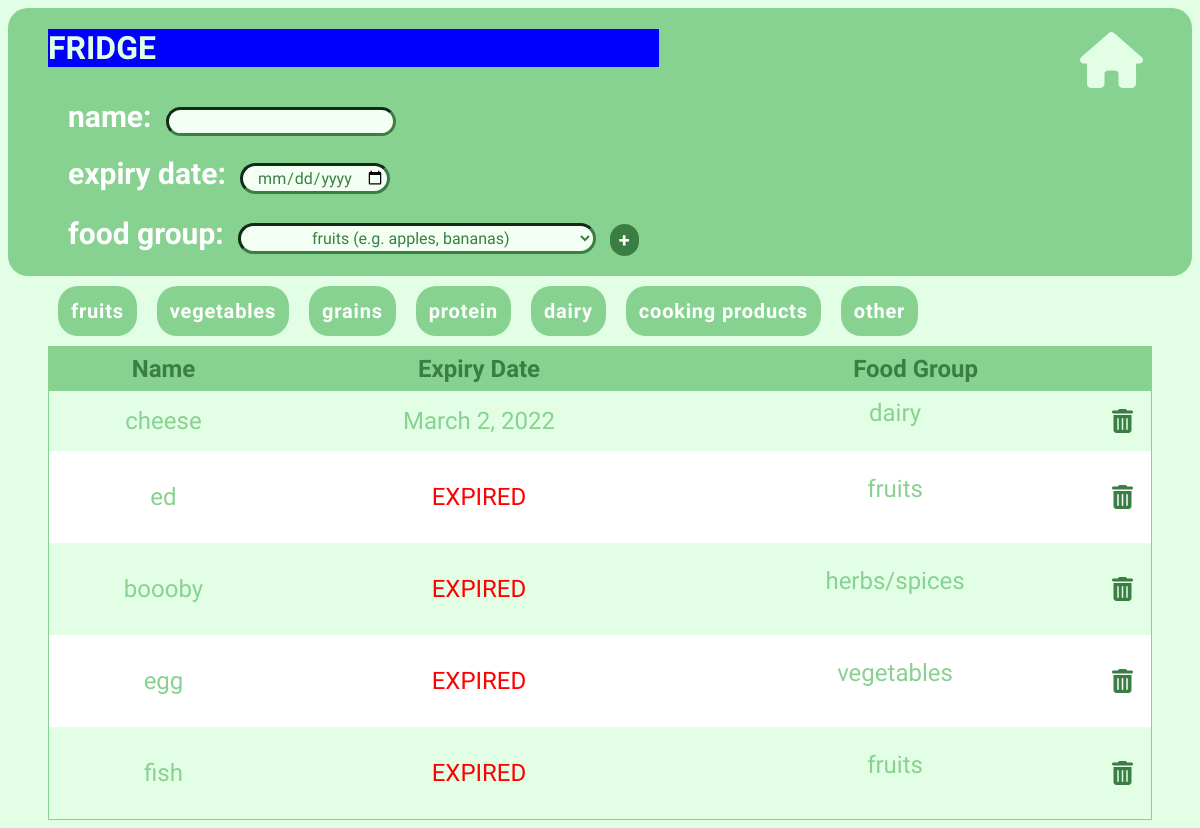
The app's page /fridge/, older data.
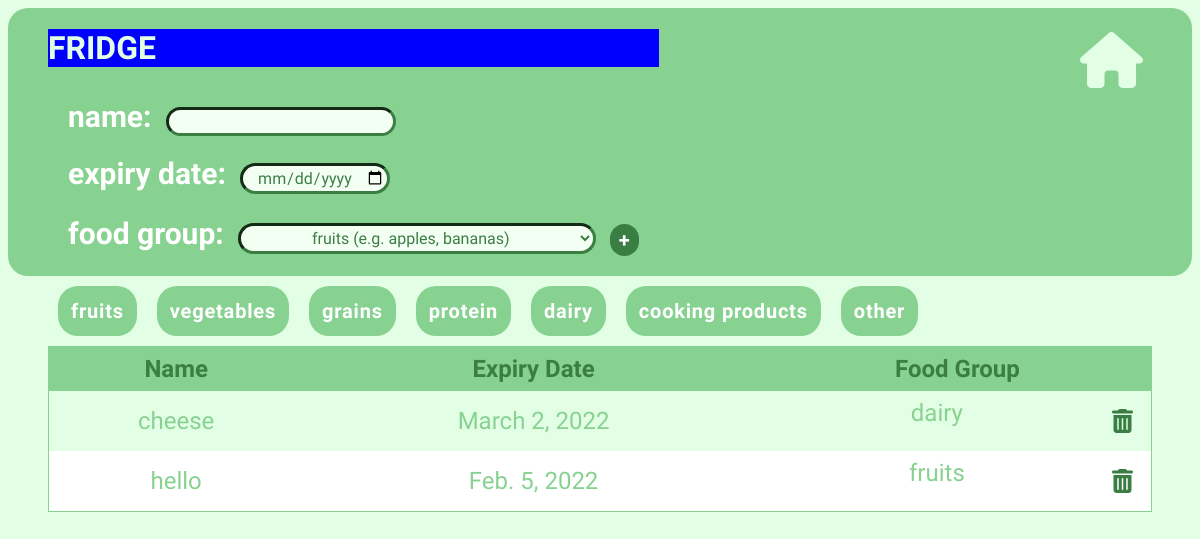
The same page, newer data.
### base/models.py (models this page shows, shortened)
class FoodItem(models.Model):
    name = models.TextField(null=True, blank=False)
    expiry_date = models.DateField(null=True, blank=False)
    food_group = models.TextField(choices=FOOD_GROUPS, default="other")
    @property
    def is_expired(self):
        return self.expiry_date <= date.today()
    @property
    def is_expiring_soon(self):
        return self.expiry_date <= date.today() + timedelta(days=5)

### base/views.py (the view, shortened to what this page needs)
# urls.py: path('fridge/', FridgeHome.as_view(), name='fridge'),
class FridgeHome(TemplateView):
    model = FoodItem
    template_name = "base/fridge_home.html"
    def get_context_data(self, **kwargs):
        context = super(FridgeHome, self).get_context_data(**kwargs)
        context['food_items'] = FoodItem.objects.all()
        return context

### base/templates/base/fridge_home.html (shortened to what this page needs)
{% load static %}
<!DOCTYPE html>
<html lang="en">
<head>
    <link rel="stylesheet" type="text/css" href="{% static 'fridge_style.css' %}?{% now "U" %}">
</head>
<body>
    <div class="header">
        <div id="input-column">
        <h1 id="fridge">FRIDGE</h1>
                <form method="POST">
                    <div id="input">
                        <label for="name">name:</label>
                        <input id="name" name="name" required>
                    </div>
                    <div id="input">
                        <label for="expiry">expiry date:</label>
                        <input type="date" id="expiry" name="expiry" required>
                    </div>
                    <div id="input">
                        <label for="food_group">food group:</label>
                        <select name="food_group" id="food_group" required>
                            <option value="fruits">fruits (e.g. apples, bananas)</option>
                        </select>
                        <button type="submit" id="add" name="add_button">+</button>
                    </div>
                </form>
            </div>
        <div class="home-button"><a href="{% url 'main' %}" ><i class="fa fa-home fa-3x" aria-hidden="true"></i></a></div>
    </div>
    <div class="row">
        <button type="submit" name="fruits">fruits</button>
        <button type="submit" name="vegetables">vegetables</button>
        <button type="submit" name="grains">grains</button>
        <button type="submit" name="protein">protein</button>
        <button type="submit" name="dairy">dairy</button>
        <button type="submit" name="cooking products">cooking products</button>
        <button type="submit" name="other">other</button>
    </div>
    <div class="row">
        <table id="fridge-table">
            <thead>
                <tr>
                    <th>Name</th>
                    <th>Expiry Date</th>
                    <th>Food Group</th>
                </tr>
            </thead>
            <tbody>
            {% for item in food_items %}
            <tr>
                <td class="name">{{ item.name }}</td>
                <td class="expiry date">
                    {% if item.is_expired %}
                        <p>EXPIRED</p>
                    {% elif item.is_expiring_soon %}
                        <p>{{ item.expiry_date }}</p>
                    {% else %}
                        {{ item.expiry_date }}
                    {% endif %}
                </td>
                <td class="food group">{{ item.food_group }}
                    <a href="{% url 'fridge-update' item.id %}"><i class="fa fa-trash" aria-hidden="true"></i></a>
                </td>
            </tr>
            {% endfor %}
        </tbody>
        </table>
        </div>
</body>
</html>

Row changes from the older to the newer data that the page shows:
removed FoodItem: name "ed", expiry_date "EXPIRED", food_group "fruits"
removed FoodItem: name "boooby", expiry_date "EXPIRED", food_group "herbs/spices"
removed FoodItem: name "egg", expiry_date "EXPIRED", food_group "vegetables"
removed FoodItem: name "fish", expiry_date "EXPIRED", food_group "fruits"
added FoodItem: name "hello", expiry_date "Feb. 5, 2022", food_group "fruits"
